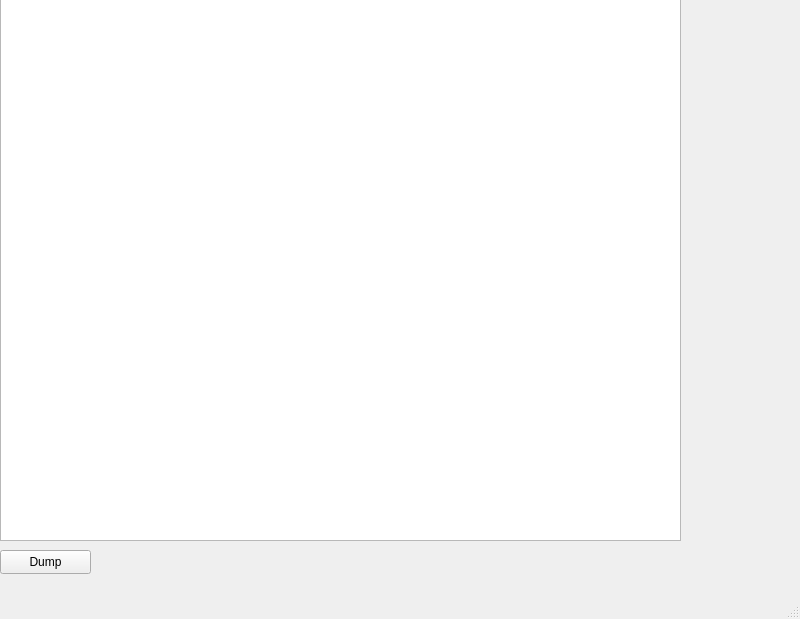
<?xml version="1.0" encoding="UTF-8"?>
<ui version="4.0">
 <class>XNetDumper</class>
 <widget class="QMainWindow" name="XNetDumper">
  <property name="geometry">
   <rect>
    <x>0</x>
    <y>0</y>
    <width>800</width>
    <height>619</height>
   </rect>
  </property>
  <property name="windowTitle">
   <string>XNetDumper</string>
  </property>
  <widget class="QWidget" name="centralwidget">
   <widget class="QTableWidget" name="tableWidget">
    <property name="geometry">
     <rect>
      <x>0</x>
      <y>-10</y>
      <width>681</width>
      <height>551</height>
     </rect>
    </property>
   </widget>
   <widget class="QPushButton" name="pushButton">
    <property name="geometry">
     <rect>
      <x>0</x>
      <y>550</y>
      <width>91</width>
      <height>24</height>
     </rect>
    </property>
    <property name="text">
     <string>Dump</string>
    </property>
   </widget>
  </widget>
  <widget class="QMenuBar" name="menubar">
   <property name="geometry">
    <rect>
     <x>0</x>
     <y>0</y>
     <width>800</width>
     <height>21</height>
    </rect>
   </property>
  </widget>
  <widget class="QStatusBar" name="statusbar"/>
 </widget>
 <resources/>
 <connections/>
</ui>
